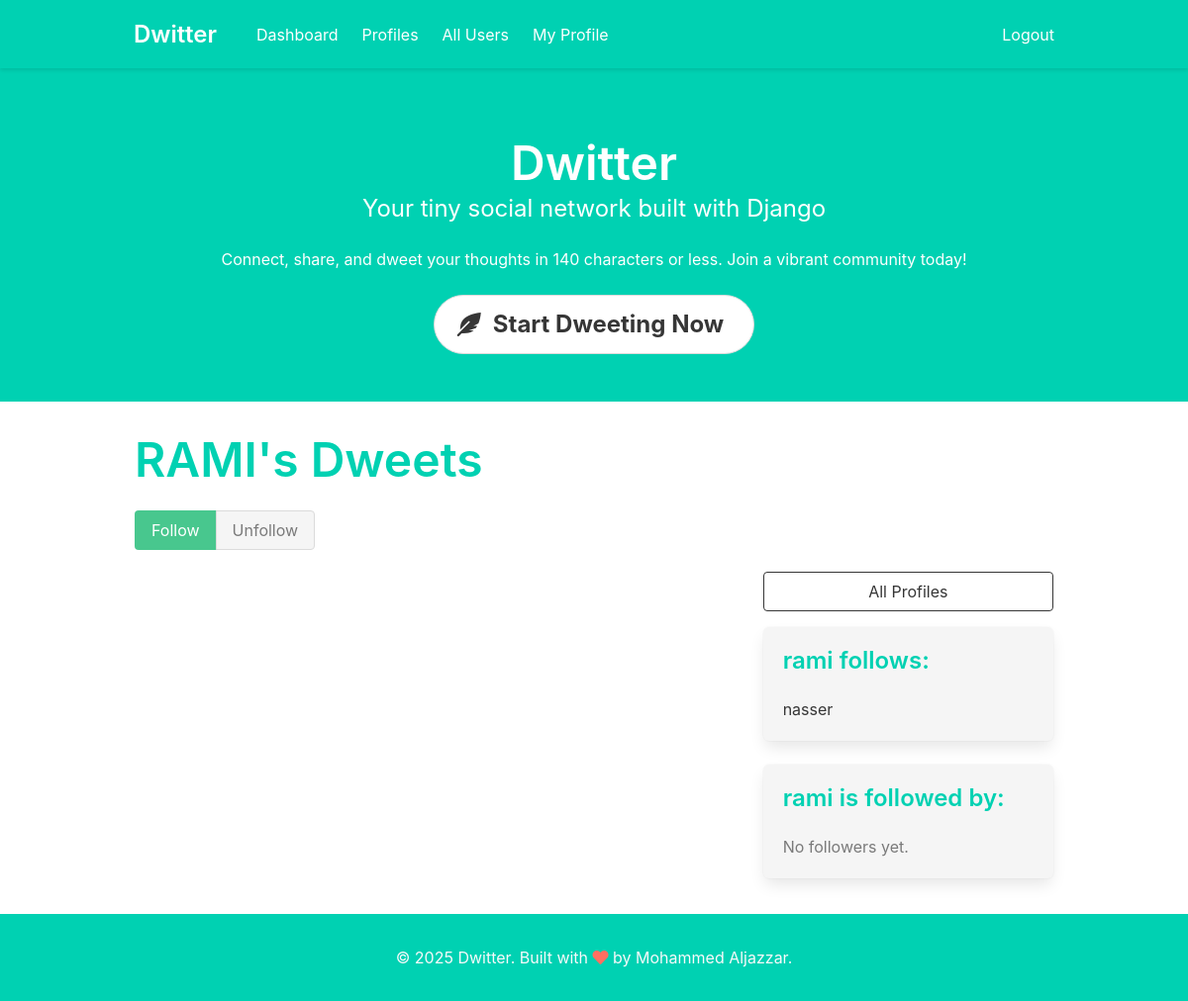
The page /profile/3 (signed in) on the database as committed earlier.
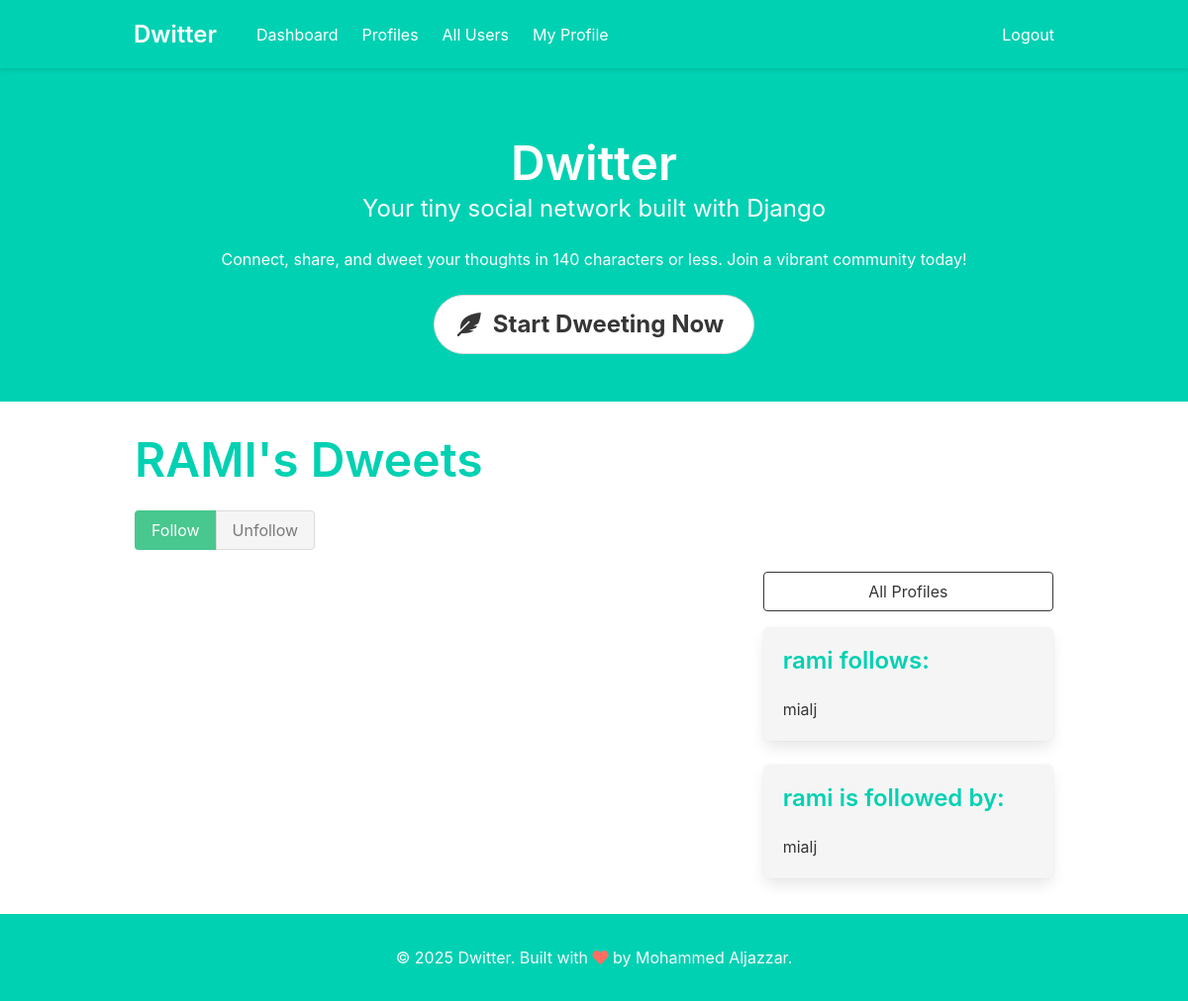
The same page on the database as committed later.
### dwitter/models.py (models this page shows)
class Profile(models.Model):
    user = models.OneToOneField(User, on_delete=models.CASCADE)
    follows = models.ManyToManyField(
        "self",
        related_name="followed_by",
        symmetrical=False,
        blank=True
    )
    def __str__(self):
        return self.user.username

### dwitter/views.py (the view, shortened to what this page needs)
# urls.py: path("profile/<int:pk>", profile, name="profile"),
@login_required
def profile(request, pk):
    profile = get_object_or_404(Profile, pk=pk)
    if request.user.is_authenticated and not hasattr(request.user, 'profile'):
        missing_profile = Profile(user=request.user)
        missing_profile.save()
    return render(request, "dwitter/profile.html", {"profile": profile})

### dwitter/templates/dwitter/profile.html (shortened to what this page needs)
{% extends 'base.html' %}
{% block content %}
<div class="column is-two-thirds">
    <div class="block">
        <h1 class="title is-1 has-text-primary">{{ profile.user.username|upper }}'s Dweets</h1>
    </div>
    <form method="post">
        <div class="buttons has-addons mb-4">
            {% if user.is_authenticated and profile in user.profile.follows.all %}
                <button class="button is-success is-static">Following</button>
                <button class="button is-danger" name="follow" value="unfollow">Unfollow</button>
            {% elif user.is_authenticated %}
                <button class="button is-success" name="follow" value="follow">Follow</button>
                <button class="button is-danger is-static">Unfollow</button>
            {% endif %}
        </div>
    </form>
</div>
<div class="column is-one-third margintop" style="">
  <a href="{% url 'dwitter:profile_list' %}" class="button is-dark is-outlined is-fullwidth mb-4">All Profiles</a>
    <div class="box" style="background-color: var(--light-bg);">
        <h3 class="title is-4 has-text-primary">{{ profile.user.username }} follows:</h3>
        <ul>
            {% for following in profile.follows.all %}
                <li><a href="{% url 'dwitter:profile' following.id %}" class="has-text-dark">{{ following }}</a></li>
            {% empty %}
                <li class="has-text-grey">Not following anyone yet.</li>
            {% endfor %}
        </ul>
    </div>
    <div class="box" style="background-color: var(--light-bg); margin-bottom: 20px;">
        <h3 class="title is-4 has-text-primary">{{ profile.user.username }} is followed by:</h3>
        <ul>
            {% for follower in profile.followed_by.all %}
                <li><a href="{% url 'dwitter:profile' follower.id %}" class="has-text-dark">{{ follower }}</a></li>
            {% empty %}
                <li class="has-text-grey">No followers yet.</li>
            {% endfor %}
        </ul>
    </div>
</div>
{% endblock content %}

Rows that differ between the two databases and show on the page:
no longer on this page (row unchanged): Profile: user.username "nasser", shown under "rami follows:"
added Profile: user.username "mialj"
Other text that changed with them:
text no longer shown: "No followers yet."
